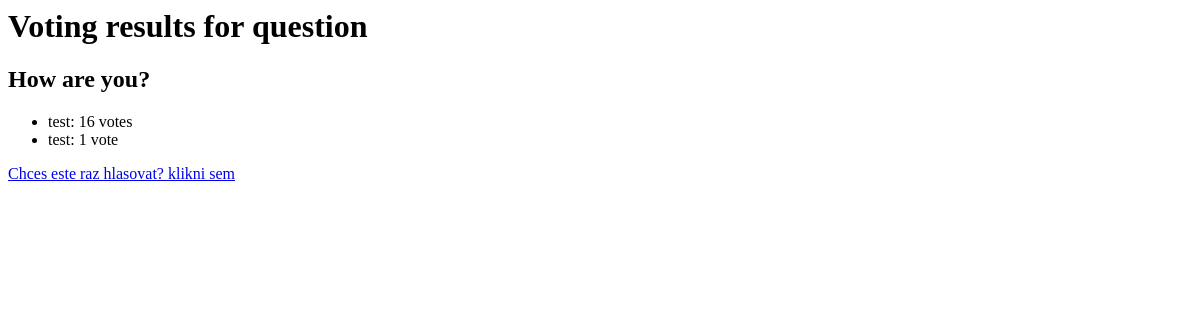
The app's page /polls/results/2/, older data.
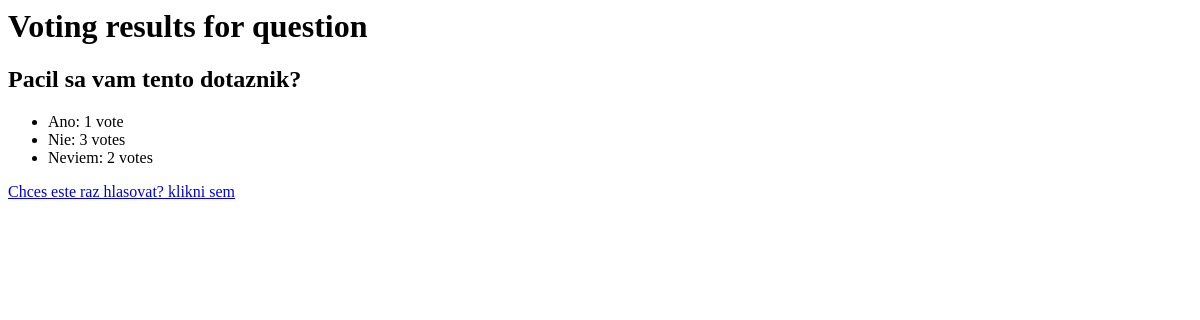
The same page, newer data.
### polls/models.py (models this page shows, shortened)
class Question(models.Model):
    question_text = models.CharField(max_length=200)
    pub_date = models.DateTimeField("date published")
    Order = models.IntegerField()
    class QueType(models.TextChoices):
        Choice = "Choice", "Choice"
        Text = "Text", "Text Field"
        Integer = "Int", "Integer Field"
    question_type = models.CharField(
        max_length=200, choices=QueType.choices, default=QueType.Choice
    )
    def was_published_recently(self):
        return (
            timezone.now()
            >= self.pub_date
            >= timezone.now() - datetime.timedelta(days=1)
        )
    was_published_recently.admin_order_field = "pub_date"
    was_published_recently.short_description = "Published Recently?"
    was_published_recently.boolean = True

class Choice(models.Model):
    question = models.ForeignKey(Question, on_delete=models.CASCADE)
    choice_text = models.CharField(max_length=200)
    votes = models.IntegerField(default=0)

### polls/views.py (the view)
# urls.py: path("results/<int:pk>/", views.ResultsView.as_view(), name="result"),
class ResultsView(generic.DetailView):
    model = Question
    template_name = "polls/results.html"

### polls/templates/polls/results.html
<h1>Voting results for question</h1>
<h2>{{ question.question_text }}</h2>
<ul>
    {% for choice in question.choice_set.all %}
        <li>{{ choice.choice_text }}: {{ choice.votes }} vote{{ choice.votes|pluralize }}</li>
    {% endfor %}
</ul>
<a href="{% url 'polls:detail' question.id %}">Chces este raz hlasovat? klikni sem</a>

Row changes from the older to the newer data that the page shows:
changed Question: question_text "How are you?" → "Pacil sa vam tento dotaznik?"
changed Choice: choice_text "test" → "Ano"; votes "16" → "1"
changed Choice: choice_text "test" → "Nie"; votes "1" → "3"
added Choice: choice_text "Neviem", votes "2"
